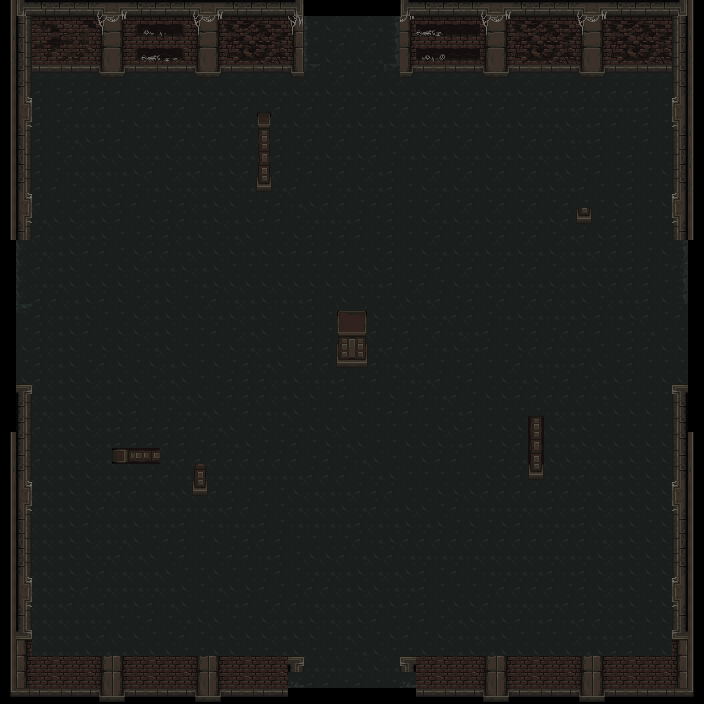

Below is a game level as drawn by its tile map, then a one-line description and the .tmx that defines it (tile-layer data replaced by summaries):
An orthogonal 44x44 tile map with 16x16 px tiles, 3 tile layers (пол, стены, проходящие_стены).

<map version="1.9" tiledversion="1.9.2" orientation="orthogonal" renderorder="right-down" width="44" height="44" tilewidth="16" tileheight="16" infinite="0" nextlayerid="4" nextobjectid="1">
 <tileset firstgid="1" source="mainlevbuild.tsx" />
 <layer id="2" name="пол" width="44" height="44">
  <data>[1936 cells, 1787 non-empty, 18 distinct tile ids]</data>
 </layer>
 <layer id="1" name="стены" width="44" height="44">
  <data>[1936 cells, 433 non-empty, 122 distinct tile ids]</data>
 </layer>
 <layer id="3" name="проходящие_стены" width="44" height="44">
  <data>[1936 cells, 47 non-empty, 20 distinct tile ids]</data>
 </layer>
</map>
